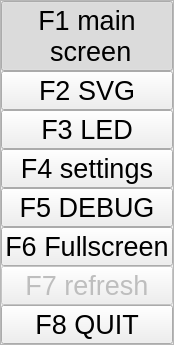
     <widget class="QFrame" name="frame_menu">
      <property name="sizePolicy">
       <sizepolicy hsizetype="Preferred" vsizetype="Preferred">
        <horstretch>0</horstretch>
        <verstretch>0</verstretch>
       </sizepolicy>
      </property>
      <property name="maximumSize">
       <size>
        <width>150</width>
        <height>16777215</height>
       </size>
      </property>
      <property name="frameShape">
       <enum>QFrame::Shape::StyledPanel</enum>
      </property>
      <property name="frameShadow">
       <enum>QFrame::Shadow::Raised</enum>
      </property>
      <layout class="QVBoxLayout" name="verticalLayout_13">
       <property name="spacing">
        <number>0</number>
       </property>
       <property name="leftMargin">
        <number>0</number>
       </property>
       <property name="topMargin">
        <number>0</number>
       </property>
       <property name="rightMargin">
        <number>0</number>
       </property>
       <property name="bottomMargin">
        <number>0</number>
       </property>
       <item>
        <widget class="QPushButton" name="pushButton_menu_displayLabel">
         <property name="font">
          <font>
           <pointsize>20</pointsize>
          </font>
         </property>
         <property name="text">
          <string>F1 main 
 screen</string>
         </property>
         <property name="checkable">
          <bool>true</bool>
         </property>
         <property name="checked">
          <bool>true</bool>
         </property>
         <property name="autoExclusive">
          <bool>true</bool>
         </property>
        </widget>
       </item>
       <item>
        <widget class="QPushButton" name="pushButton_menu_svg">
         <property name="font">
          <font>
           <pointsize>20</pointsize>
          </font>
         </property>
         <property name="text">
          <string>F2 SVG</string>
         </property>
         <property name="checkable">
          <bool>true</bool>
         </property>
         <property name="autoExclusive">
          <bool>true</bool>
         </property>
        </widget>
       </item>
       <item>
        <widget class="QPushButton" name="pushButton_menu_displayLed">
         <property name="font">
          <font>
           <pointsize>20</pointsize>
          </font>
         </property>
         <property name="text">
          <string>F3 LED</string>
         </property>
         <property name="checkable">
          <bool>true</bool>
         </property>
         <property name="autoExclusive">
          <bool>true</bool>
         </property>
        </widget>
       </item>
       <item>
        <widget class="QPushButton" name="pushButton_menu_services">
         <property name="enabled">
          <bool>true</bool>
         </property>
         <property name="font">
          <font>
           <pointsize>20</pointsize>
          </font>
         </property>
         <property name="text">
          <string>F4 settings</string>
         </property>
         <property name="checkable">
          <bool>true</bool>
         </property>
         <property name="autoExclusive">
          <bool>true</bool>
         </property>
        </widget>
       </item>
       <item>
        <widget class="QPushButton" name="pushButton_menu_timer">
         <property name="font">
          <font>
           <pointsize>20</pointsize>
          </font>
         </property>
         <property name="text">
          <string>F5 DEBUG</string>
         </property>
         <property name="checkable">
          <bool>true</bool>
         </property>
         <property name="autoExclusive">
          <bool>true</bool>
         </property>
        </widget>
       </item>
       <item>
        <widget class="QPushButton" name="pushButton_menu_fullscreen">
         <property name="font">
          <font>
           <pointsize>20</pointsize>
          </font>
         </property>
         <property name="text">
          <string>F6 Fullscreen</string>
         </property>
         <property name="default">
          <bool>false</bool>
         </property>
         <property name="flat">
          <bool>false</bool>
         </property>
        </widget>
       </item>
       <item>
        <widget class="QPushButton" name="pushButton_menu_refresh">
         <property name="enabled">
          <bool>false</bool>
         </property>
         <property name="font">
          <font>
           <pointsize>20</pointsize>
          </font>
         </property>
         <property name="text">
          <string>F7 refresh</string>
         </property>
        </widget>
       </item>
       <item>
        <widget class="QPushButton" name="pushButton_menu_quit">
         <property name="font">
          <font>
           <pointsize>20</pointsize>
          </font>
         </property>
         <property name="text">
          <string>F8 QUIT</string>
         </property>
         <property name="checkable">
          <bool>true</bool>
         </property>
         <property name="autoExclusive">
          <bool>true</bool>
         </property>
        </widget>
       </item>
      </layout>
     </widget>
